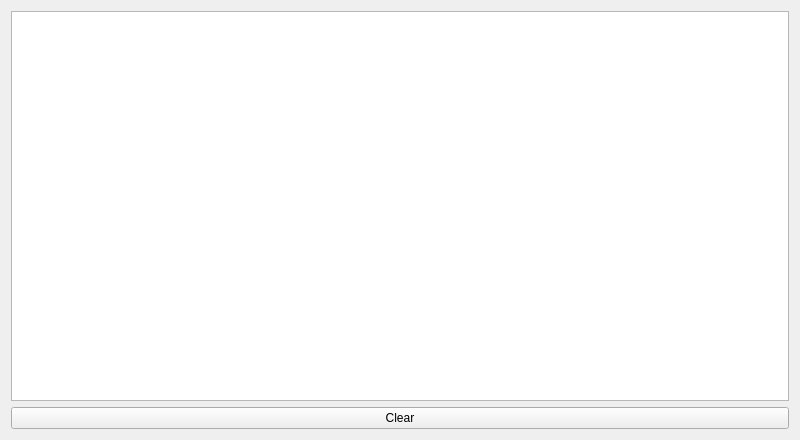
<?xml version="1.0" encoding="UTF-8"?>
<ui version="4.0">
 <class>Form</class>
 <widget class="QWidget" name="Form">
  <property name="geometry">
   <rect>
    <x>0</x>
    <y>0</y>
    <width>800</width>
    <height>440</height>
   </rect>
  </property>
  <property name="windowTitle">
   <string>Form</string>
  </property>
  <layout class="QVBoxLayout" name="verticalLayout">
   <item>
    <layout class="QGridLayout" name="gridLayout">
     <item row="0" column="0">
      <widget class="QTextEdit" name="console">
       <property name="enabled">
        <bool>true</bool>
       </property>
       <property name="contextMenuPolicy">
        <enum>Qt::DefaultContextMenu</enum>
       </property>
       <property name="readOnly">
        <bool>true</bool>
       </property>
      </widget>
     </item>
     <item row="1" column="0">
      <widget class="QPushButton" name="clearButton">
       <property name="text">
        <string>Clear</string>
       </property>
      </widget>
     </item>
    </layout>
   </item>
  </layout>
 </widget>
 <resources/>
 <connections>
  <connection>
   <sender>clearButton</sender>
   <signal>clicked()</signal>
   <receiver>console</receiver>
   <slot>clear()</slot>
   <hints>
    <hint type="sourcelabel">
     <x>346</x>
     <y>437</y>
    </hint>
    <hint type="destinationlabel">
     <x>346</x>
     <y>212</y>
    </hint>
   </hints>
  </connection>
 </connections>
</ui>
